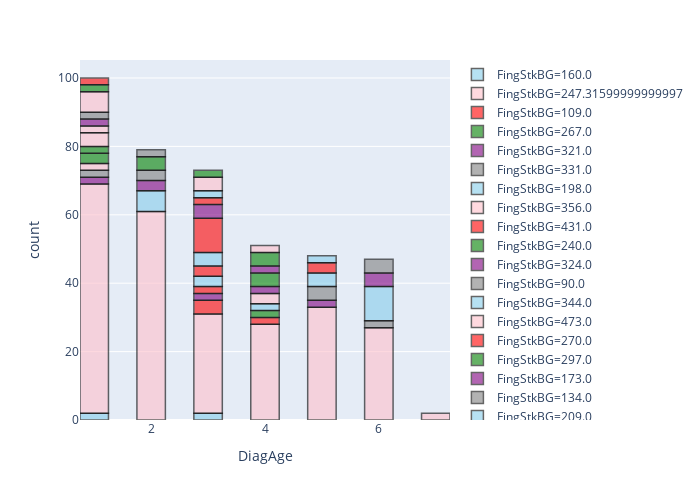

Notebook cell for this chart:
### Code cell
import plotly.express as px
fig1 = px.histogram(Diab1, x="DiagAge", nbins=20,color='FingStkBG', color_discrete_sequence=['skyblue','pink', 'red','green','purple', 'grey']) 
fig1.update_traces(opacity=0.8, selector=dict(type='histogram'))
fig1.update_traces(marker_line_color='rgb(0,0,0)', marker_line_width=1.5, opacity=0.6)
fig1.update_layout(autosize=True, width=700,height=500)
fig1.show()

### Figure 1 — Plotly figure (JSON) as saved in the notebook; plotly's stock layout.template omitted (floating-point values rounded to 4 significant figures; data arrays with more than 128 entries replaced by an {"elided": "..."} marker saying what was removed)
{"data": [{"alignmentgroup": "True", "bingroup": "x", "hoverlabel": {"namelength": 0}, "hovertemplate": "FingStkBG=160.0<br>DiagAge=%{x}<br>count=%{y}", "legendgroup": "FingStkBG=160.0", "marker": {"color": "skyblue", "line": {"color": "rgb(0,0,0)", "width": 1.5}}, "name": "FingStkBG=160.0", "nbinsx": 20, "offsetgroup": "FingStkBG=160.0", "opacity": 0.6, "orientation": "v", "showlegend": true, "type": "histogram", "x": [1, 3, 3, 1], "xaxis": "x", "yaxis": "y"}, {"alignmentgroup": "True", "bingroup": "x", "hoverlabel": {"namelength": 0}, "hovertemplate": "FingStkBG=247.31599999999997<br>DiagAge=%{x}<br>count=%{y}", "legendgroup": "FingStkBG=247.31599999999997", "marker": {"color": "pink", "line": {"color": "rgb(0,0,0)", "width": 1.5}}, "name": "FingStkBG=247.31599999999997", "nbinsx": 20, "offsetgroup": "FingStkBG=247.31599999999997", "opacity": 0.6, "orientation": "v", "showlegend": true, "type": "histogram", "x": {"elided": "247 int values"}, "xaxis": "x", "yaxis": "y"}, {"alignmentgroup": "True", "bingroup": "x", "hoverlabel": {"namelength": 0}, "hovertemplate": "FingStkBG=109.0<br>DiagAge=%{x}<br>count=%{y}", "legendgroup": "FingStkBG=109.0", "marker": {"color": "red", "line": {"color": "rgb(0,0,0)", "width": 1.5}}, "name": "FingStkBG=109.0", "nbinsx": 20, "offsetgroup": "FingStkBG=109.0", "opacity": 0.6, "orientation": "v", "showlegend": true, "type": "histogram", "x": [4, 3, 3, 3, 4, 3], "xaxis": "x", "yaxis": "y"}, {"alignmentgroup": "True", "bingroup": "x", "hoverlabel": {"namelength": 0}, "hovertemplate": "FingStkBG=267.0<br>DiagAge=%{x}<br>count=%{y}", "legendgroup": "FingStkBG=267.0", "marker": {"color": "green", "line": {"color": "rgb(0,0,0)", "width": 1.5}}, "name": "FingStkBG=267.0", "nbinsx": 20, "offsetgroup": "FingStkBG=267.0", "opacity": 0.6, "orientation": "v", "showlegend": true, "type": "histogram", "x": [4, 4], "xaxis": "x", "yaxis": "y"}, {"alignmentgroup": "True", "bingroup": "x", "hoverlabel": {"namelength": 0}, "hovertemplate": "FingStkBG=321.0<br>DiagAge=%{x}<br>count=%{y}", "legendgroup": "FingStkBG=321.0", "marker": {"color": "purple", "line": {"color": "rgb(0,0,0)", "width": 1.5}}, "name": "FingStkBG=321.0", "nbinsx": 20, "offsetgroup": "FingStkBG=321.0", "opacity": 0.6, "orientation": "v", "showlegend": true, "type": "histogram", "x": [1, 5, 3, 5, 3, 1], "xaxis": "x", "yaxis": "y"}, {"alignmentgroup": "True", "bingroup": "x", "hoverlabel": {"namelength": 0}, "hovertemplate": "FingStkBG=331.0<br>DiagAge=%{x}<br>count=%{y}", "legendgroup": "FingStkBG=331.0", "marker": {"color": "grey", "line": {"color": "rgb(0,0,0)", "width": 1.5}}, "name": "FingStkBG=331.0", "nbinsx": 20, "offsetgroup": "FingStkBG=331.0", "opacity": 0.6, "orientation": "v", "showlegend": true, "type": "histogram", "x": [6, 1, 1, 6], "xaxis": "x", "yaxis": "y"}, {"alignmentgroup": "True", "bingroup": "x", "hoverlabel": {"namelength": 0}, "hovertemplate": "FingStkBG=198.0<br>DiagAge=%{x}<br>count=%{y}", "legendgroup": "FingStkBG=198.0", "marker": {"color": "skyblue", "line": {"color": "rgb(0,0,0)", "width": 1.5}}, "name": "FingStkBG=198.0", "nbinsx": 20, "offsetgroup": "FingStkBG=198.0", "opacity": 0.6, "orientation": "v", "showlegend": true, "type": "histogram", "x": [2, 2, 4, 2, 2, 2, 4, 2], "xaxis": "x", "yaxis": "y"}, {"alignmentgroup": "True", "bingroup": "x", "hoverlabel": {"namelength": 0}, "hovertemplate": "FingStkBG=356.0<br>DiagAge=%{x}<br>count=%{y}", "legendgroup": "FingStkBG=356.0", "marker": {"color": "pink", "line": {"color": "rgb(0,0,0)", "width": 1.5}}, "name": "FingStkBG=356.0", "nbinsx": 20, "offsetgroup": "FingStkBG=356.0", "opacity": 0.6, "orientation": "v", "showlegend": true, "type": "histogram", "x": [1, 1], "xaxis": "x", "yaxis": "y"}, {"alignmentgroup": "True", "bingroup": "x", "hoverlabel": {"namelength": 0}, "hovertemplate": "FingStkBG=431.0<br>DiagAge=%{x}<br>count=%{y}", "legendgroup": "FingStkBG=431.0", "marker": {"color": "red", "line": {"color": "rgb(0,0,0)", "width": 1.5}}, "name": "FingStkBG=431.0", "nbinsx": 20, "offsetgroup": "FingStkBG=431.0", "opacity": 0.6, "orientation": "v", "showlegend": true, "type": "histogram", "x": [3, 3], "xaxis": "x", "yaxis": "y"}, {"alignmentgroup": "True", "bingroup": "x", "hoverlabel": {"namelength": 0}, "hovertemplate": "FingStkBG=240.0<br>DiagAge=%{x}<br>count=%{y}", "legendgroup": "FingStkBG=240.0", "marker": {"color": "green", "line": {"color": "rgb(0,0,0)", "width": 1.5}}, "name": "FingStkBG=240.0", "nbinsx": 20, "offsetgroup": "FingStkBG=240.0", "opacity": 0.6, "orientation": "v", "showlegend": true, "type": "histogram", "x": [1, 1, 1], "xaxis": "x", "yaxis": "y"}, {"alignmentgroup": "True", "bingroup": "x", "hoverlabel": {"namelength": 0}, "hovertemplate": "FingStkBG=324.0<br>DiagAge=%{x}<br>count=%{y}", "legendgroup": "FingStkBG=324.0", "marker": {"color": "purple", "line": {"color": "rgb(0,0,0)", "width": 1.5}}, "name": "FingStkBG=324.0", "nbinsx": 20, "offsetgroup": "FingStkBG=324.0", "opacity": 0.6, "orientation": "v", "showlegend": true, "type": "histogram", "x": [2, 2, 2], "xaxis": "x", "yaxis": "y"}, {"alignmentgroup": "True", "bingroup": "x", "hoverlabel": {"namelength": 0}, "hovertemplate": "FingStkBG=90.0<br>DiagAge=%{x}<br>count=%{y}", "legendgroup": "FingStkBG=90.0", "marker": {"color": "grey", "line": {"color": "rgb(0,0,0)", "width": 1.5}}, "name": "FingStkBG=90.0", "nbinsx": 20, "offsetgroup": "FingStkBG=90.0", "opacity": 0.6, "orientation": "v", "showlegend": true, "type": "histogram", "x": [2, 2, 2], "xaxis": "x", "yaxis": "y"}, {"alignmentgroup": "True", "bingroup": "x", "hoverlabel": {"namelength": 0}, "hovertemplate": "FingStkBG=344.0<br>DiagAge=%{x}<br>count=%{y}", "legendgroup": "FingStkBG=344.0", "marker": {"color": "skyblue", "line": {"color": "rgb(0,0,0)", "width": 1.5}}, "name": "FingStkBG=344.0", "nbinsx": 20, "offsetgroup": "FingStkBG=344.0", "opacity": 0.6, "orientation": "v", "showlegend": true, "type": "histogram", "x": [3, 3, 3], "xaxis": "x", "yaxis": "y"}, {"alignmentgroup": "True", "bingroup": "x", "hoverlabel": {"namelength": 0}, "hovertemplate": "FingStkBG=473.0<br>DiagAge=%{x}<br>count=%{y}", "legendgroup": "FingStkBG=473.0", "marker": {"color": "pink", "line": {"color": "rgb(0,0,0)", "width": 1.5}}, "name": "FingStkBG=473.0", "nbinsx": 20, "offsetgroup": "FingStkBG=473.0", "opacity": 0.6, "orientation": "v", "showlegend": true, "type": "histogram", "x": [4, 4, 4], "xaxis": "x", "yaxis": "y"}, {"alignmentgroup": "True", "bingroup": "x", "hoverlabel": {"namelength": 0}, "hovertemplate": "FingStkBG=270.0<br>DiagAge=%{x}<br>count=%{y}", "legendgroup": "FingStkBG=270.0", "marker": {"color": "red", "line": {"color": "rgb(0,0,0)", "width": 1.5}}, "name": "FingStkBG=270.0", "nbinsx": 20, "offsetgroup": "FingStkBG=270.0", "opacity": 0.6, "orientation": "v", "showlegend": true, "type": "histogram", "x": [3, 3, 3], "xaxis": "x", "yaxis": "y"}, {"alignmentgroup": "True", "bingroup": "x", "hoverlabel": {"namelength": 0}, "hovertemplate": "FingStkBG=297.0<br>DiagAge=%{x}<br>count=%{y}", "legendgroup": "FingStkBG=297.0", "marker": {"color": "green", "line": {"color": "rgb(0,0,0)", "width": 1.5}}, "name": "FingStkBG=297.0", "nbinsx": 20, "offsetgroup": "FingStkBG=297.0", "opacity": 0.6, "orientation": "v", "showlegend": true, "type": "histogram", "x": [2, 2, 1, 2, 2, 1], "xaxis": "x", "yaxis": "y"}, {"alignmentgroup": "True", "bingroup": "x", "hoverlabel": {"namelength": 0}, "hovertemplate": "FingStkBG=173.0<br>DiagAge=%{x}<br>count=%{y}", "legendgroup": "FingStkBG=173.0", "marker": {"color": "purple", "line": {"color": "rgb(0,0,0)", "width": 1.5}}, "name": "FingStkBG=173.0", "nbinsx": 20, "offsetgroup": "FingStkBG=173.0", "opacity": 0.6, "orientation": "v", "showlegend": true, "type": "histogram", "x": [4, 4], "xaxis": "x", "yaxis": "y"}, {"alignmentgroup": "True", "bingroup": "x", "hoverlabel": {"namelength": 0}, "hovertemplate": "FingStkBG=134.0<br>DiagAge=%{x}<br>count=%{y}", "legendgroup": "FingStkBG=134.0", "marker": {"color": "grey", "line": {"color": "rgb(0,0,0)", "width": 1.5}}, "name": "FingStkBG=134.0", "nbinsx": 20, "offsetgroup": "FingStkBG=134.0", "opacity": 0.6, "orientation": "v", "showlegend": true, "type": "histogram", "x": [2, 2], "xaxis": "x", "yaxis": "y"}, {"alignmentgroup": "True", "bingroup": "x", "hoverlabel": {"namelength": 0}, "hovertemplate": "FingStkBG=209.0<br>DiagAge=%{x}<br>count=%{y}", "legendgroup": "FingStkBG=209.0", "marker": {"color": "skyblue", "line": {"color": "rgb(0,0,0)", "width": 1.5}}, "name": "FingStkBG=209.0", "nbinsx": 20, "offsetgroup": "FingStkBG=209.0", "opacity": 0.6, "orientation": "v", "showlegend": true, "type": "histogram", "x": [6, 6, 3, 6, 6, 3, 6, 6, 3, 6, 6, 6, 3, 6], "xaxis": "x", "yaxis": "y"}, {"alignmentgroup": "True", "bingroup": "x", "hoverlabel": {"namelength": 0}, "hovertemplate": "FingStkBG=428.0<br>DiagAge=%{x}<br>count=%{y}", "legendgroup": "FingStkBG=428.0", "marker": {"color": "pink", "line": {"color": "rgb(0,0,0)", "width": 1.5}}, "name": "FingStkBG=428.0", "nbinsx": 20, "offsetgroup": "FingStkBG=428.0", "opacity": 0.6, "orientation": "v", "showlegend": true, "type": "histogram", "x": [1, 1, 1, 1], "xaxis": "x", "yaxis": "y"}, {"alignmentgroup": "True", "bingroup": "x", "hoverlabel": {"namelength": 0}, "hovertemplate": "FingStkBG=335.0<br>DiagAge=%{x}<br>count=%{y}", "legendgroup": "FingStkBG=335.0", "marker": {"color": "red", "line": {"color": "rgb(0,0,0)", "width": 1.5}}, "name": "FingStkBG=335.0", "nbinsx": 20, "offsetgroup": "FingStkBG=335.0", "opacity": 0.6, "orientation": "v", "showlegend": true, "type": "histogram", "x": [3, 3, 3, 3, 3, 3, 3, 3, 3, 3], "xaxis": "x", "yaxis": "y"}, {"alignmentgroup": "True", "bingroup": "x", "hoverlabel": {"namelength": 0}, "hovertemplate": "FingStkBG=157.0<br>DiagAge=%{x}<br>count=%{y}", "legendgroup": "FingStkBG=157.0", "marker": {"color": "green", "line": {"color": "rgb(0,0,0)", "width": 1.5}}, "name": "FingStkBG=157.0", "nbinsx": 20, "offsetgroup": "FingStkBG=157.0", "opacity": 0.6, "orientation": "v", "showlegend": true, "type": "histogram", "x": [4, 4, 4, 4], "xaxis": "x", "yaxis": "y"}, {"alignmentgroup": "True", "bingroup": "x", "hoverlabel": {"namelength": 0}, "hovertemplate": "FingStkBG=200.0<br>DiagAge=%{x}<br>count=%{y}", "legendgroup": "FingStkBG=200.0", "marker": {"color": "purple", "line": {"color": "rgb(0,0,0)", "width": 1.5}}, "name": "FingStkBG=200.0", "nbinsx": 20, "offsetgroup": "FingStkBG=200.0", "opacity": 0.6, "orientation": "v", "showlegend": true, "type": "histogram", "x": [3, 4, 3, 3, 4, 3], "xaxis": "x", "yaxis": "y"}, {"alignmentgroup": "True", "bingroup": "x", "hoverlabel": {"namelength": 0}, "hovertemplate": "FingStkBG=184.0<br>DiagAge=%{x}<br>count=%{y}", "legendgroup": "FingStkBG=184.0", "marker": {"color": "grey", "line": {"color": "rgb(0,0,0)", "width": 1.5}}, "name": "FingStkBG=184.0", "nbinsx": 20, "offsetgroup": "FingStkBG=184.0", "opacity": 0.6, "orientation": "v", "showlegend": true, "type": "histogram", "x": [5, 5, 5, 5], "xaxis": "x", "yaxis": "y"}, {"alignmentgroup": "True", "bingroup": "x", "hoverlabel": {"namelength": 0}, "hovertemplate": "FingStkBG=285.0<br>DiagAge=%{x}<br>count=%{y}", "legendgroup": "FingStkBG=285.0", "marker": {"color": "skyblue", "line": {"color": "rgb(0,0,0)", "width": 1.5}}, "name": "FingStkBG=285.0", "nbinsx": 20, "offsetgroup": "FingStkBG=285.0", "opacity": 0.6, "orientation": "v", "showlegend": true, "type": "histogram", "x": [5, 5, 5, 5], "xaxis": "x", "yaxis": "y"}, {"alignmentgroup": "True", "bingroup": "x", "hoverlabel": {"namelength": 0}, "hovertemplate": "FingStkBG=282.0<br>DiagAge=%{x}<br>count=%{y}", "legendgroup": "FingStkBG=282.0", "marker": {"color": "pink", "line": {"color": "rgb(0,0,0)", "width": 1.5}}, "name": "FingStkBG=282.0", "nbinsx": 20, "offsetgroup": "FingStkBG=282.0", "opacity": 0.6, "orientation": "v", "showlegend": true, "type": "histogram", "x": [1, 1], "xaxis": "x", "yaxis": "y"}, {"alignmentgroup": "True", "bingroup": "x", "hoverlabel": {"namelength": 0}, "hovertemplate": "FingStkBG=310.0<br>DiagAge=%{x}<br>count=%{y}", "legendgroup": "FingStkBG=310.0", "marker": {"color": "red", "line": {"color": "rgb(0,0,0)", "width": 1.5}}, "name": "FingStkBG=310.0", "nbinsx": 20, "offsetgroup": "FingStkBG=310.0", "opacity": 0.6, "orientation": "v", "showlegend": true, "type": "histogram", "x": [3, 3], "xaxis": "x", "yaxis": "y"}, {"alignmentgroup": "True", "bingroup": "x", "hoverlabel": {"namelength": 0}, "hovertemplate": "FingStkBG=299.0<br>DiagAge=%{x}<br>count=%{y}", "legendgroup": "FingStkBG=299.0", "marker": {"color": "green", "line": {"color": "rgb(0,0,0)", "width": 1.5}}, "name": "FingStkBG=299.0", "nbinsx": 20, "offsetgroup": "FingStkBG=299.0", "opacity": 0.6, "orientation": "v", "showlegend": true, "type": "histogram", "x": [4, 4, 4, 4], "xaxis": "x", "yaxis": "y"}, {"alignmentgroup": "True", "bingroup": "x", "hoverlabel": {"namelength": 0}, "hovertemplate": "FingStkBG=302.0<br>DiagAge=%{x}<br>count=%{y}", "legendgroup": "FingStkBG=302.0", "marker": {"color": "purple", "line": {"color": "rgb(0,0,0)", "width": 1.5}}, "name": "FingStkBG=302.0", "nbinsx": 20, "offsetgroup": "FingStkBG=302.0", "opacity": 0.6, "orientation": "v", "showlegend": true, "type": "histogram", "x": [1, 1], "xaxis": "x", "yaxis": "y"}, {"alignmentgroup": "True", "bingroup": "x", "hoverlabel": {"namelength": 0}, "hovertemplate": "FingStkBG=230.0<br>DiagAge=%{x}<br>count=%{y}", "legendgroup": "FingStkBG=230.0", "marker": {"color": "grey", "line": {"color": "rgb(0,0,0)", "width": 1.5}}, "name": "FingStkBG=230.0", "nbinsx": 20, "offsetgroup": "FingStkBG=230.0", "opacity": 0.6, "orientation": "v", "showlegend": true, "type": "histogram", "x": [1, 1], "xaxis": "x", "yaxis": "y"}, {"alignmentgroup": "True", "bingroup": "x", "hoverlabel": {"namelength": 0}, "hovertemplate": "FingStkBG=422.0<br>DiagAge=%{x}<br>count=%{y}", "legendgroup": "FingStkBG=422.0", "marker": {"color": "skyblue", "line": {"color": "rgb(0,0,0)", "width": 1.5}}, "name": "FingStkBG=422.0", "nbinsx": 20, "offsetgroup": "FingStkBG=422.0", "opacity": 0.6, "orientation": "v", "showlegend": true, "type": "histogram", "x": [3, 3], "xaxis": "x", "yaxis": "y"}, {"alignmentgroup": "True", "bingroup": "x", "hoverlabel": {"namelength": 0}, "hovertemplate": "FingStkBG=247.0<br>DiagAge=%{x}<br>count=%{y}", "legendgroup": "FingStkBG=247.0", "marker": {"color": "pink", "line": {"color": "rgb(0,0,0)", "width": 1.5}}, "name": "FingStkBG=247.0", "nbinsx": 20, "offsetgroup": "FingStkBG=247.0", "opacity": 0.6, "orientation": "v", "showlegend": true, "type": "histogram", "x": [1, 1, 3, 1, 1, 3, 3, 1, 1, 3], "xaxis": "x", "yaxis": "y"}, {"alignmentgroup": "True", "bingroup": "x", "hoverlabel": {"namelength": 0}, "hovertemplate": "FingStkBG=105.0<br>DiagAge=%{x}<br>count=%{y}", "legendgroup": "FingStkBG=105.0", "marker": {"color": "red", "line": {"color": "rgb(0,0,0)", "width": 1.5}}, "name": "FingStkBG=105.0", "nbinsx": 20, "offsetgroup": "FingStkBG=105.0", "opacity": 0.6, "orientation": "v", "showlegend": true, "type": "histogram", "x": [5, 5, 5], "xaxis": "x", "yaxis": "y"}, {"alignmentgroup": "True", "bingroup": "x", "hoverlabel": {"namelength": 0}, "hovertemplate": "FingStkBG=159.0<br>DiagAge=%{x}<br>count=%{y}", "legendgroup": "FingStkBG=159.0", "marker": {"color": "green", "line": {"color": "rgb(0,0,0)", "width": 1.5}}, "name": "FingStkBG=159.0", "nbinsx": 20, "offsetgroup": "FingStkBG=159.0", "opacity": 0.6, "orientation": "v", "showlegend": true, "type": "histogram", "x": [1, 1], "xaxis": "x", "yaxis": "y"}, {"alignmentgroup": "True", "bingroup": "x", "hoverlabel": {"namelength": 0}, "hovertemplate": "FingStkBG=475.0<br>DiagAge=%{x}<br>count=%{y}", "legendgroup": "FingStkBG=475.0", "marker": {"color": "purple", "line": {"color": "rgb(0,0,0)", "width": 1.5}}, "name": "FingStkBG=475.0", "nbinsx": 20, "offsetgroup": "FingStkBG=475.0", "opacity": 0.6, "orientation": "v", "showlegend": true, "type": "histogram", "x": [6, 6, 6, 6], "xaxis": "x", "yaxis": "y"}, {"alignmentgroup": "True", "bingroup": "x", "hoverlabel": {"namelength": 0}, "hovertemplate": "FingStkBG=77.0<br>DiagAge=%{x}<br>count=%{y}", "legendgroup": "FingStkBG=77.0", "marker": {"color": "grey", "line": {"color": "rgb(0,0,0)", "width": 1.5}}, "name": "FingStkBG=77.0", "nbinsx": 20, "offsetgroup": "FingStkBG=77.0", "opacity": 0.6, "orientation": "v", "showlegend": true, "type": "histogram", "x": [6, 6, 6, 6], "xaxis": "x", "yaxis": "y"}, {"alignmentgroup": "True", "bingroup": "x", "hoverlabel": {"namelength": 0}, "hovertemplate": "FingStkBG=168.0<br>DiagAge=%{x}<br>count=%{y}", "legendgroup": "FingStkBG=168.0", "marker": {"color": "skyblue", "line": {"color": "rgb(0,0,0)", "width": 1.5}}, "name": "FingStkBG=168.0", "nbinsx": 20, "offsetgroup": "FingStkBG=168.0", "opacity": 0.6, "orientation": "v", "showlegend": true, "type": "histogram", "x": [5, 5], "xaxis": "x", "yaxis": "y"}, {"alignmentgroup": "True", "bingroup": "x", "hoverlabel": {"namelength": 0}, "hovertemplate": "FingStkBG=340.0<br>DiagAge=%{x}<br>count=%{y}", "legendgroup": "FingStkBG=340.0", "marker": {"color": "pink", "line": {"color": "rgb(0,0,0)", "width": 1.5}}, "name": "FingStkBG=340.0", "nbinsx": 20, "offsetgroup": "FingStkBG=340.0", "opacity": 0.6, "orientation": "v", "showlegend": true, "type": "histogram", "x": [4, 4], "xaxis": "x", "yaxis": "y"}, {"alignmentgroup": "True", "bingroup": "x", "hoverlabel": {"namelength": 0}, "hovertemplate": "FingStkBG=127.0<br>DiagAge=%{x}<br>count=%{y}", "legendgroup": "FingStkBG=127.0", "marker": {"color": "red", "line": {"color": "rgb(0,0,0)", "width": 1.5}}, "name": "FingStkBG=127.0", "nbinsx": 20, "offsetgroup": "FingStkBG=127.0", "opacity": 0.6, "orientation": "v", "showlegend": true, "type": "histogram", "x": [1, 1], "xaxis": "x", "yaxis": "y"}, {"alignmentgroup": "True", "bingroup": "x", "hoverlabel": {"namelength": 0}, "hovertemplate": "FingStkBG=131.0<br>DiagAge=%{x}<br>count=%{y}", "legendgroup": "FingStkBG=131.0", "marker": {"color": "green", "line": {"color": "rgb(0,0,0)", "width": 1.5}}, "name": "FingStkBG=131.0", "nbinsx": 20, "offsetgroup": "FingStkBG=131.0", "opacity": 0.6, "orientation": "v", "showlegend": true, "type": "histogram", "x": [3, 3], "xaxis": "x", "yaxis": "y"}], "layout": {"autosize": true, "barmode": "relative", "height": 500, "legend": {"tracegroupgap": 0}, "margin": {"t": 60}, "width": 700, "xaxis": {"anchor": "y", "domain": [0, 1], "title": {"text": "DiagAge"}}, "yaxis": {"anchor": "x", "domain": [0, 1], "title": {"text": "count"}}}}
